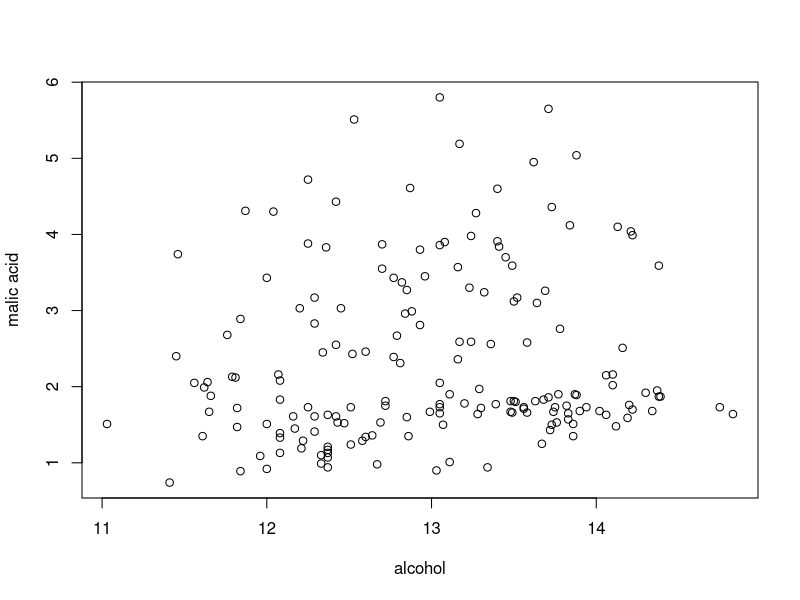
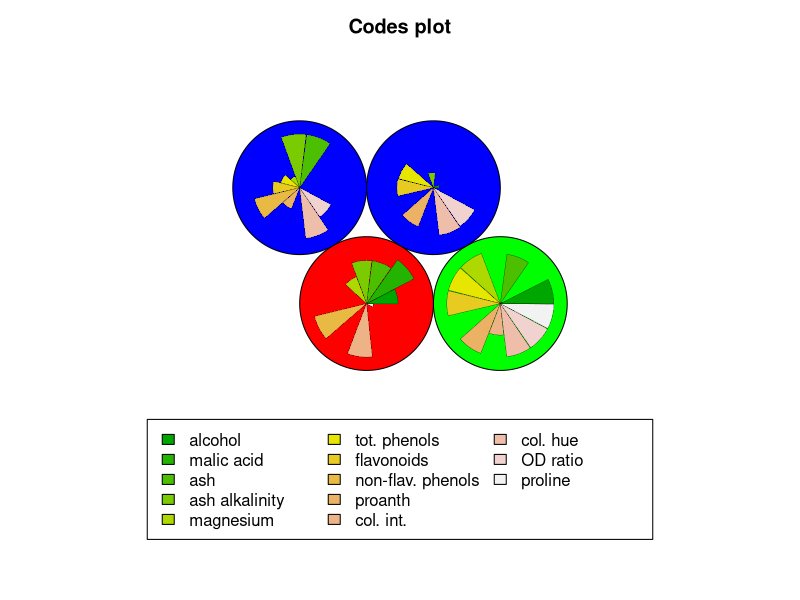

Reproduce these figures in R, in order.
## ---- chunk 1
library(kohonen)
data(wines)
set.seed(10)
plot(wines)
sommap <- som(scale(wines), grid = somgrid(2, 2, "hexagonal"))  #create SOM grid
groups <- 3   # use hierarchical clustering to cluster the codebook vectors
som.he<- cutree(hclust(dist(sommap$codes[[1]])), groups)
plot(sommap, type = "codes", bgcol = rainbow(groups)[som.he])
